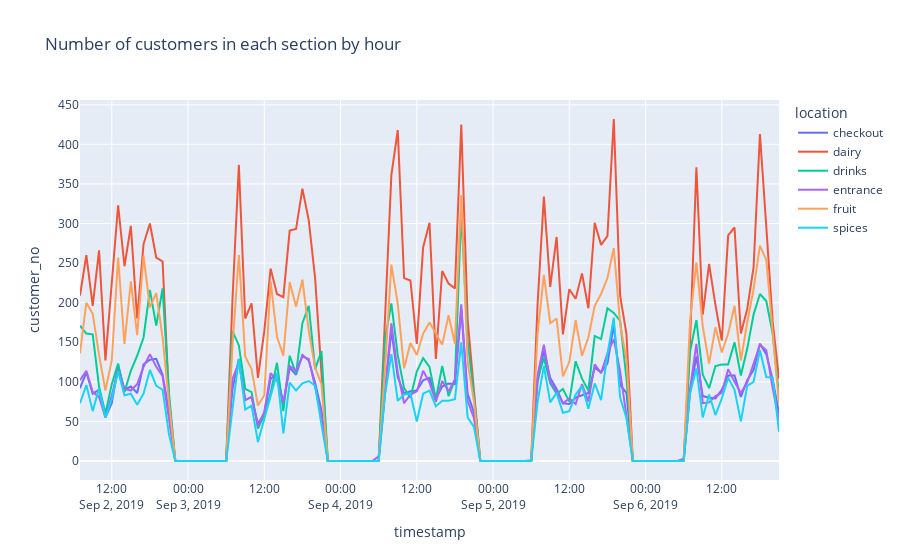

The code cell stored with this chart in its notebook:
### Code cell
px.line(
    location_by_hour,
    x=location_by_hour.index,
    y="customer_no",
    color="location",
    title="Number of customers in each section by hour",
)
